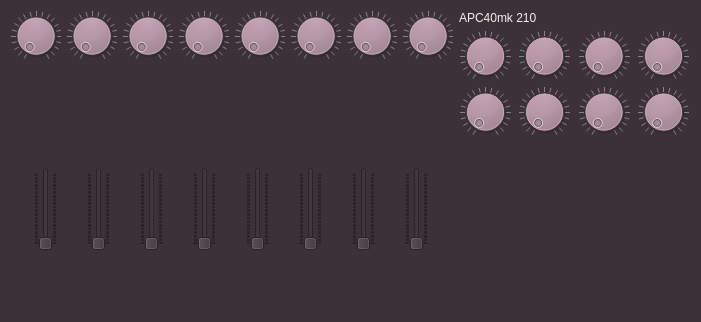
<?xml version="1.0" encoding="UTF-8"?>
<ui version="4.0">
 <class>apc40Mk2Widget</class>
 <widget class="QWidget" name="apc40Mk2Widget">
  <property name="geometry">
   <rect>
    <x>0</x>
    <y>0</y>
    <width>701</width>
    <height>322</height>
   </rect>
  </property>
  <property name="windowTitle">
   <string>Form</string>
  </property>
  <property name="styleSheet">
   <string notr="true">QWidget
{
    color: #f1eff0;
    background-color: #3b3136;
    selection-background-color:#e93dae;
    selection-color: #f1eff0;
    background-clip: border;
    border-image: none;
    border: 0px transparent black;
    outline: 0;
}
QWidget:item:hover
{
    background-color: #e93dae;
    color: #f1eff0;
}

QWidget:item:selected
{
    background-color: #e93dae;
}
</string>
  </property>
  <layout class="QVBoxLayout" name="verticalLayout_3">
   <item>
    <layout class="QHBoxLayout" name="horizontalLayout_5">
     <item>
      <layout class="QVBoxLayout" name="verticalLayout_2">
       <item>
        <layout class="QHBoxLayout" name="horizontalLayout_2">
         <item>
          <widget class="QDial" name="dial_1">
           <property name="sizePolicy">
            <sizepolicy hsizetype="Preferred" vsizetype="Maximum">
             <horstretch>0</horstretch>
             <verstretch>0</verstretch>
            </sizepolicy>
           </property>
           <property name="minimumSize">
            <size>
             <width>50</width>
             <height>50</height>
            </size>
           </property>
           <property name="maximum">
            <number>1000</number>
           </property>
           <property name="notchTarget">
            <double>50.000000000000000</double>
           </property>
           <property name="notchesVisible">
            <bool>true</bool>
           </property>
          </widget>
         </item>
         <item>
          <widget class="QDial" name="dial_2">
           <property name="sizePolicy">
            <sizepolicy hsizetype="Preferred" vsizetype="Maximum">
             <horstretch>0</horstretch>
             <verstretch>0</verstretch>
            </sizepolicy>
           </property>
           <property name="minimumSize">
            <size>
             <width>50</width>
             <height>50</height>
            </size>
           </property>
           <property name="maximum">
            <number>1000</number>
           </property>
           <property name="notchTarget">
            <double>50.000000000000000</double>
           </property>
           <property name="notchesVisible">
            <bool>true</bool>
           </property>
          </widget>
         </item>
         <item>
          <widget class="QDial" name="dial_3">
           <property name="sizePolicy">
            <sizepolicy hsizetype="Preferred" vsizetype="Maximum">
             <horstretch>0</horstretch>
             <verstretch>0</verstretch>
            </sizepolicy>
           </property>
           <property name="minimumSize">
            <size>
             <width>50</width>
             <height>50</height>
            </size>
           </property>
           <property name="maximum">
            <number>1000</number>
           </property>
           <property name="notchTarget">
            <double>50.000000000000000</double>
           </property>
           <property name="notchesVisible">
            <bool>true</bool>
           </property>
          </widget>
         </item>
         <item>
          <widget class="QDial" name="dial_4">
           <property name="sizePolicy">
            <sizepolicy hsizetype="Preferred" vsizetype="Maximum">
             <horstretch>0</horstretch>
             <verstretch>0</verstretch>
            </sizepolicy>
           </property>
           <property name="minimumSize">
            <size>
             <width>50</width>
             <height>50</height>
            </size>
           </property>
           <property name="maximum">
            <number>1000</number>
           </property>
           <property name="notchTarget">
            <double>50.000000000000000</double>
           </property>
           <property name="notchesVisible">
            <bool>true</bool>
           </property>
          </widget>
         </item>
         <item>
          <widget class="QDial" name="dial_5">
           <property name="sizePolicy">
            <sizepolicy hsizetype="Preferred" vsizetype="Maximum">
             <horstretch>0</horstretch>
             <verstretch>0</verstretch>
            </sizepolicy>
           </property>
           <property name="minimumSize">
            <size>
             <width>50</width>
             <height>50</height>
            </size>
           </property>
           <property name="maximum">
            <number>1000</number>
           </property>
           <property name="notchTarget">
            <double>50.000000000000000</double>
           </property>
           <property name="notchesVisible">
            <bool>true</bool>
           </property>
          </widget>
         </item>
         <item>
          <widget class="QDial" name="dial_6">
           <property name="sizePolicy">
            <sizepolicy hsizetype="Preferred" vsizetype="Maximum">
             <horstretch>0</horstretch>
             <verstretch>0</verstretch>
            </sizepolicy>
           </property>
           <property name="minimumSize">
            <size>
             <width>50</width>
             <height>50</height>
            </size>
           </property>
           <property name="maximum">
            <number>1000</number>
           </property>
           <property name="notchTarget">
            <double>50.000000000000000</double>
           </property>
           <property name="notchesVisible">
            <bool>true</bool>
           </property>
          </widget>
         </item>
         <item>
          <widget class="QDial" name="dial_7">
           <property name="sizePolicy">
            <sizepolicy hsizetype="Preferred" vsizetype="Maximum">
             <horstretch>0</horstretch>
             <verstretch>0</verstretch>
            </sizepolicy>
           </property>
           <property name="minimumSize">
            <size>
             <width>50</width>
             <height>50</height>
            </size>
           </property>
           <property name="maximum">
            <number>1000</number>
           </property>
           <property name="notchTarget">
            <double>50.000000000000000</double>
           </property>
           <property name="notchesVisible">
            <bool>true</bool>
           </property>
          </widget>
         </item>
         <item>
          <widget class="QDial" name="dial_8">
           <property name="sizePolicy">
            <sizepolicy hsizetype="Preferred" vsizetype="Maximum">
             <horstretch>0</horstretch>
             <verstretch>0</verstretch>
            </sizepolicy>
           </property>
           <property name="minimumSize">
            <size>
             <width>50</width>
             <height>50</height>
            </size>
           </property>
           <property name="maximum">
            <number>1000</number>
           </property>
           <property name="notchTarget">
            <double>50.000000000000000</double>
           </property>
           <property name="notchesVisible">
            <bool>true</bool>
           </property>
          </widget>
         </item>
        </layout>
       </item>
       <item>
        <layout class="QGridLayout" name="gridLayout">
         <item row="2" column="2">
          <widget class="QPushButton" name="pushButton_20">
           <property name="sizePolicy">
            <sizepolicy hsizetype="Minimum" vsizetype="Minimum">
             <horstretch>0</horstretch>
             <verstretch>0</verstretch>
            </sizepolicy>
           </property>
           <property name="text">
            <string/>
           </property>
          </widget>
         </item>
         <item row="0" column="4">
          <widget class="QPushButton" name="pushButton_5">
           <property name="sizePolicy">
            <sizepolicy hsizetype="Minimum" vsizetype="Minimum">
             <horstretch>0</horstretch>
             <verstretch>0</verstretch>
            </sizepolicy>
           </property>
           <property name="text">
            <string/>
           </property>
          </widget>
         </item>
         <item row="3" column="0">
          <widget class="QPushButton" name="pushButton_25">
           <property name="sizePolicy">
            <sizepolicy hsizetype="Minimum" vsizetype="Minimum">
             <horstretch>0</horstretch>
             <verstretch>0</verstretch>
            </sizepolicy>
           </property>
           <property name="text">
            <string/>
           </property>
          </widget>
         </item>
         <item row="0" column="5">
          <widget class="QPushButton" name="pushButton_6">
           <property name="sizePolicy">
            <sizepolicy hsizetype="Minimum" vsizetype="Minimum">
             <horstretch>0</horstretch>
             <verstretch>0</verstretch>
            </sizepolicy>
           </property>
           <property name="text">
            <string/>
           </property>
          </widget>
         </item>
         <item row="3" column="6">
          <widget class="QPushButton" name="pushButton_28">
           <property name="sizePolicy">
            <sizepolicy hsizetype="Minimum" vsizetype="Minimum">
             <horstretch>0</horstretch>
             <verstretch>0</verstretch>
            </sizepolicy>
           </property>
           <property name="text">
            <string/>
           </property>
          </widget>
         </item>
         <item row="0" column="3">
          <widget class="QPushButton" name="pushButton_4">
           <property name="sizePolicy">
            <sizepolicy hsizetype="Minimum" vsizetype="Minimum">
             <horstretch>0</horstretch>
             <verstretch>0</verstretch>
            </sizepolicy>
           </property>
           <property name="text">
            <string/>
           </property>
          </widget>
         </item>
         <item row="3" column="4">
          <widget class="QPushButton" name="pushButton_27">
           <property name="sizePolicy">
            <sizepolicy hsizetype="Minimum" vsizetype="Minimum">
             <horstretch>0</horstretch>
             <verstretch>0</verstretch>
            </sizepolicy>
           </property>
           <property name="text">
            <string/>
           </property>
          </widget>
         </item>
         <item row="0" column="0">
          <widget class="QPushButton" name="pushButton">
           <property name="sizePolicy">
            <sizepolicy hsizetype="Minimum" vsizetype="Minimum">
             <horstretch>0</horstretch>
             <verstretch>0</verstretch>
            </sizepolicy>
           </property>
           <property name="text">
            <string/>
           </property>
          </widget>
         </item>
         <item row="1" column="4">
          <widget class="QPushButton" name="pushButton_10">
           <property name="sizePolicy">
            <sizepolicy hsizetype="Minimum" vsizetype="Minimum">
             <horstretch>0</horstretch>
             <verstretch>0</verstretch>
            </sizepolicy>
           </property>
           <property name="text">
            <string/>
           </property>
          </widget>
         </item>
         <item row="0" column="7">
          <widget class="QPushButton" name="pushButton_8">
           <property name="sizePolicy">
            <sizepolicy hsizetype="Minimum" vsizetype="Minimum">
             <horstretch>0</horstretch>
             <verstretch>0</verstretch>
            </sizepolicy>
           </property>
           <property name="text">
            <string/>
           </property>
          </widget>
         </item>
         <item row="2" column="4">
          <widget class="QPushButton" name="pushButton_23">
           <property name="sizePolicy">
            <sizepolicy hsizetype="Minimum" vsizetype="Minimum">
             <horstretch>0</horstretch>
             <verstretch>0</verstretch>
            </sizepolicy>
           </property>
           <property name="text">
            <string/>
           </property>
          </widget>
         </item>
         <item row="1" column="2">
          <widget class="QPushButton" name="pushButton_15">
           <property name="sizePolicy">
            <sizepolicy hsizetype="Minimum" vsizetype="Minimum">
             <horstretch>0</horstretch>
             <verstretch>0</verstretch>
            </sizepolicy>
           </property>
           <property name="text">
            <string/>
           </property>
          </widget>
         </item>
         <item row="2" column="7">
          <widget class="QPushButton" name="pushButton_22">
           <property name="sizePolicy">
            <sizepolicy hsizetype="Minimum" vsizetype="Minimum">
             <horstretch>0</horstretch>
             <verstretch>0</verstretch>
            </sizepolicy>
           </property>
           <property name="text">
            <string/>
           </property>
          </widget>
         </item>
         <item row="2" column="6">
          <widget class="QPushButton" name="pushButton_21">
           <property name="sizePolicy">
            <sizepolicy hsizetype="Minimum" vsizetype="Minimum">
             <horstretch>0</horstretch>
             <verstretch>0</verstretch>
            </sizepolicy>
           </property>
           <property name="text">
            <string/>
           </property>
          </widget>
         </item>
         <item row="3" column="5">
          <widget class="QPushButton" name="pushButton_31">
           <property name="sizePolicy">
            <sizepolicy hsizetype="Minimum" vsizetype="Minimum">
             <horstretch>0</horstretch>
             <verstretch>0</verstretch>
            </sizepolicy>
           </property>
           <property name="text">
            <string/>
           </property>
          </widget>
         </item>
         <item row="1" column="3">
          <widget class="QPushButton" name="pushButton_16">
           <property name="sizePolicy">
            <sizepolicy hsizetype="Minimum" vsizetype="Minimum">
             <horstretch>0</horstretch>
             <verstretch>0</verstretch>
            </sizepolicy>
           </property>
           <property name="text">
            <string/>
           </property>
          </widget>
         </item>
         <item row="3" column="2">
          <widget class="QPushButton" name="pushButton_30">
           <property name="sizePolicy">
            <sizepolicy hsizetype="Minimum" vsizetype="Minimum">
             <horstretch>0</horstretch>
             <verstretch>0</verstretch>
            </sizepolicy>
           </property>
           <property name="text">
            <string/>
           </property>
          </widget>
         </item>
         <item row="2" column="1">
          <widget class="QPushButton" name="pushButton_24">
           <property name="sizePolicy">
            <sizepolicy hsizetype="Minimum" vsizetype="Minimum">
             <horstretch>0</horstretch>
             <verstretch>0</verstretch>
            </sizepolicy>
           </property>
           <property name="text">
            <string/>
           </property>
          </widget>
         </item>
         <item row="3" column="7">
          <widget class="QPushButton" name="pushButton_29">
           <property name="sizePolicy">
            <sizepolicy hsizetype="Minimum" vsizetype="Minimum">
             <horstretch>0</horstretch>
             <verstretch>0</verstretch>
            </sizepolicy>
           </property>
           <property name="text">
            <string/>
           </property>
          </widget>
         </item>
         <item row="1" column="5">
          <widget class="QPushButton" name="pushButton_11">
           <property name="sizePolicy">
            <sizepolicy hsizetype="Minimum" vsizetype="Minimum">
             <horstretch>0</horstretch>
             <verstretch>0</verstretch>
            </sizepolicy>
           </property>
           <property name="text">
            <string/>
           </property>
          </widget>
         </item>
         <item row="3" column="3">
          <widget class="QPushButton" name="pushButton_26">
           <property name="sizePolicy">
            <sizepolicy hsizetype="Minimum" vsizetype="Minimum">
             <horstretch>0</horstretch>
             <verstretch>0</verstretch>
            </sizepolicy>
           </property>
           <property name="text">
            <string/>
           </property>
          </widget>
         </item>
         <item row="0" column="2">
          <widget class="QPushButton" name="pushButton_3">
           <property name="sizePolicy">
            <sizepolicy hsizetype="Minimum" vsizetype="Minimum">
             <horstretch>0</horstretch>
             <verstretch>0</verstretch>
            </sizepolicy>
           </property>
           <property name="text">
            <string/>
           </property>
          </widget>
         </item>
         <item row="1" column="6">
          <widget class="QPushButton" name="pushButton_12">
           <property name="sizePolicy">
            <sizepolicy hsizetype="Minimum" vsizetype="Minimum">
             <horstretch>0</horstretch>
             <verstretch>0</verstretch>
            </sizepolicy>
           </property>
           <property name="text">
            <string/>
           </property>
          </widget>
         </item>
         <item row="1" column="7">
          <widget class="QPushButton" name="pushButton_9">
           <property name="sizePolicy">
            <sizepolicy hsizetype="Minimum" vsizetype="Minimum">
             <horstretch>0</horstretch>
             <verstretch>0</verstretch>
            </sizepolicy>
           </property>
           <property name="text">
            <string/>
           </property>
          </widget>
         </item>
         <item row="2" column="0">
          <widget class="QPushButton" name="pushButton_17">
           <property name="sizePolicy">
            <sizepolicy hsizetype="Minimum" vsizetype="Minimum">
             <horstretch>0</horstretch>
             <verstretch>0</verstretch>
            </sizepolicy>
           </property>
           <property name="text">
            <string/>
           </property>
          </widget>
         </item>
         <item row="2" column="5">
          <widget class="QPushButton" name="pushButton_18">
           <property name="sizePolicy">
            <sizepolicy hsizetype="Minimum" vsizetype="Minimum">
             <horstretch>0</horstretch>
             <verstretch>0</verstretch>
            </sizepolicy>
           </property>
           <property name="text">
            <string/>
           </property>
          </widget>
         </item>
         <item row="3" column="1">
          <widget class="QPushButton" name="pushButton_32">
           <property name="sizePolicy">
            <sizepolicy hsizetype="Minimum" vsizetype="Minimum">
             <horstretch>0</horstretch>
             <verstretch>0</verstretch>
            </sizepolicy>
           </property>
           <property name="text">
            <string/>
           </property>
          </widget>
         </item>
         <item row="1" column="1">
          <widget class="QPushButton" name="pushButton_13">
           <property name="sizePolicy">
            <sizepolicy hsizetype="Minimum" vsizetype="Minimum">
             <horstretch>0</horstretch>
             <verstretch>0</verstretch>
            </sizepolicy>
           </property>
           <property name="text">
            <string/>
           </property>
          </widget>
         </item>
         <item row="0" column="1">
          <widget class="QPushButton" name="pushButton_2">
           <property name="sizePolicy">
            <sizepolicy hsizetype="Minimum" vsizetype="Minimum">
             <horstretch>0</horstretch>
             <verstretch>0</verstretch>
            </sizepolicy>
           </property>
           <property name="text">
            <string/>
           </property>
          </widget>
         </item>
         <item row="0" column="6">
          <widget class="QPushButton" name="pushButton_7">
           <property name="sizePolicy">
            <sizepolicy hsizetype="Minimum" vsizetype="Minimum">
             <horstretch>0</horstretch>
             <verstretch>0</verstretch>
            </sizepolicy>
           </property>
           <property name="text">
            <string/>
           </property>
          </widget>
         </item>
         <item row="2" column="3">
          <widget class="QPushButton" name="pushButton_19">
           <property name="sizePolicy">
            <sizepolicy hsizetype="Minimum" vsizetype="Minimum">
             <horstretch>0</horstretch>
             <verstretch>0</verstretch>
            </sizepolicy>
           </property>
           <property name="text">
            <string/>
           </property>
          </widget>
         </item>
         <item row="1" column="0">
          <widget class="QPushButton" name="pushButton_14">
           <property name="sizePolicy">
            <sizepolicy hsizetype="Minimum" vsizetype="Minimum">
             <horstretch>0</horstretch>
             <verstretch>0</verstretch>
            </sizepolicy>
           </property>
           <property name="text">
            <string/>
           </property>
          </widget>
         </item>
         <item row="4" column="0">
          <widget class="QPushButton" name="pushButton_33">
           <property name="sizePolicy">
            <sizepolicy hsizetype="Minimum" vsizetype="Minimum">
             <horstretch>0</horstretch>
             <verstretch>0</verstretch>
            </sizepolicy>
           </property>
           <property name="text">
            <string/>
           </property>
          </widget>
         </item>
         <item row="4" column="1">
          <widget class="QPushButton" name="pushButton_40">
           <property name="sizePolicy">
            <sizepolicy hsizetype="Minimum" vsizetype="Minimum">
             <horstretch>0</horstretch>
             <verstretch>0</verstretch>
            </sizepolicy>
           </property>
           <property name="text">
            <string/>
           </property>
          </widget>
         </item>
         <item row="4" column="2">
          <widget class="QPushButton" name="pushButton_34">
           <property name="sizePolicy">
            <sizepolicy hsizetype="Minimum" vsizetype="Minimum">
             <horstretch>0</horstretch>
             <verstretch>0</verstretch>
            </sizepolicy>
           </property>
           <property name="text">
            <string/>
           </property>
          </widget>
         </item>
         <item row="4" column="3">
          <widget class="QPushButton" name="pushButton_38">
           <property name="sizePolicy">
            <sizepolicy hsizetype="Minimum" vsizetype="Minimum">
             <horstretch>0</horstretch>
             <verstretch>0</verstretch>
            </sizepolicy>
           </property>
           <property name="text">
            <string/>
           </property>
          </widget>
         </item>
         <item row="4" column="4">
          <widget class="QPushButton" name="pushButton_36">
           <property name="sizePolicy">
            <sizepolicy hsizetype="Minimum" vsizetype="Minimum">
             <horstretch>0</horstretch>
             <verstretch>0</verstretch>
            </sizepolicy>
           </property>
           <property name="text">
            <string/>
           </property>
          </widget>
         </item>
         <item row="4" column="5">
          <widget class="QPushButton" name="pushButton_39">
           <property name="sizePolicy">
            <sizepolicy hsizetype="Minimum" vsizetype="Minimum">
             <horstretch>0</horstretch>
             <verstretch>0</verstretch>
            </sizepolicy>
           </property>
           <property name="text">
            <string/>
           </property>
          </widget>
         </item>
         <item row="4" column="6">
          <widget class="QPushButton" name="pushButton_37">
           <property name="sizePolicy">
            <sizepolicy hsizetype="Minimum" vsizetype="Minimum">
             <horstretch>0</horstretch>
             <verstretch>0</verstretch>
            </sizepolicy>
           </property>
           <property name="text">
            <string/>
           </property>
          </widget>
         </item>
         <item row="4" column="7">
          <widget class="QPushButton" name="pushButton_35">
           <property name="sizePolicy">
            <sizepolicy hsizetype="Minimum" vsizetype="Minimum">
             <horstretch>0</horstretch>
             <verstretch>0</verstretch>
            </sizepolicy>
           </property>
           <property name="text">
            <string/>
           </property>
          </widget>
         </item>
        </layout>
       </item>
       <item>
        <layout class="QHBoxLayout" name="horizontalLayout">
         <item>
          <widget class="QSlider" name="verticalSlider_1">
           <property name="sizePolicy">
            <sizepolicy hsizetype="Fixed" vsizetype="MinimumExpanding">
             <horstretch>0</horstretch>
             <verstretch>0</verstretch>
            </sizepolicy>
           </property>
           <property name="maximum">
            <number>1000</number>
           </property>
           <property name="orientation">
            <enum>Qt::Vertical</enum>
           </property>
           <property name="tickPosition">
            <enum>QSlider::TicksBothSides</enum>
           </property>
           <property name="tickInterval">
            <number>20</number>
           </property>
          </widget>
         </item>
         <item>
          <widget class="QSlider" name="verticalSlider_2">
           <property name="sizePolicy">
            <sizepolicy hsizetype="Fixed" vsizetype="MinimumExpanding">
             <horstretch>0</horstretch>
             <verstretch>0</verstretch>
            </sizepolicy>
           </property>
           <property name="maximum">
            <number>1000</number>
           </property>
           <property name="orientation">
            <enum>Qt::Vertical</enum>
           </property>
           <property name="tickPosition">
            <enum>QSlider::TicksBothSides</enum>
           </property>
           <property name="tickInterval">
            <number>20</number>
           </property>
          </widget>
         </item>
         <item>
          <widget class="QSlider" name="verticalSlider_3">
           <property name="sizePolicy">
            <sizepolicy hsizetype="Fixed" vsizetype="MinimumExpanding">
             <horstretch>0</horstretch>
             <verstretch>0</verstretch>
            </sizepolicy>
           </property>
           <property name="maximum">
            <number>1000</number>
           </property>
           <property name="orientation">
            <enum>Qt::Vertical</enum>
           </property>
           <property name="tickPosition">
            <enum>QSlider::TicksBothSides</enum>
           </property>
           <property name="tickInterval">
            <number>20</number>
           </property>
          </widget>
         </item>
         <item>
          <widget class="QSlider" name="verticalSlider_4">
           <property name="sizePolicy">
            <sizepolicy hsizetype="Fixed" vsizetype="MinimumExpanding">
             <horstretch>0</horstretch>
             <verstretch>0</verstretch>
            </sizepolicy>
           </property>
           <property name="maximum">
            <number>1000</number>
           </property>
           <property name="orientation">
            <enum>Qt::Vertical</enum>
           </property>
           <property name="tickPosition">
            <enum>QSlider::TicksBothSides</enum>
           </property>
           <property name="tickInterval">
            <number>20</number>
           </property>
          </widget>
         </item>
         <item>
          <widget class="QSlider" name="verticalSlider_5">
           <property name="sizePolicy">
            <sizepolicy hsizetype="Fixed" vsizetype="MinimumExpanding">
             <horstretch>0</horstretch>
             <verstretch>0</verstretch>
            </sizepolicy>
           </property>
           <property name="maximum">
            <number>1000</number>
           </property>
           <property name="orientation">
            <enum>Qt::Vertical</enum>
           </property>
           <property name="tickPosition">
            <enum>QSlider::TicksBothSides</enum>
           </property>
           <property name="tickInterval">
            <number>20</number>
           </property>
          </widget>
         </item>
         <item>
          <widget class="QSlider" name="verticalSlider_6">
           <property name="sizePolicy">
            <sizepolicy hsizetype="Fixed" vsizetype="MinimumExpanding">
             <horstretch>0</horstretch>
             <verstretch>0</verstretch>
            </sizepolicy>
           </property>
           <property name="maximum">
            <number>1000</number>
           </property>
           <property name="orientation">
            <enum>Qt::Vertical</enum>
           </property>
           <property name="tickPosition">
            <enum>QSlider::TicksBothSides</enum>
           </property>
           <property name="tickInterval">
            <number>20</number>
           </property>
          </widget>
         </item>
         <item>
          <widget class="QSlider" name="verticalSlider_7">
           <property name="sizePolicy">
            <sizepolicy hsizetype="Fixed" vsizetype="MinimumExpanding">
             <horstretch>0</horstretch>
             <verstretch>0</verstretch>
            </sizepolicy>
           </property>
           <property name="maximum">
            <number>1000</number>
           </property>
           <property name="orientation">
            <enum>Qt::Vertical</enum>
           </property>
           <property name="tickPosition">
            <enum>QSlider::TicksBothSides</enum>
           </property>
           <property name="tickInterval">
            <number>20</number>
           </property>
          </widget>
         </item>
         <item>
          <widget class="QSlider" name="verticalSlider_8">
           <property name="sizePolicy">
            <sizepolicy hsizetype="Fixed" vsizetype="MinimumExpanding">
             <horstretch>0</horstretch>
             <verstretch>0</verstretch>
            </sizepolicy>
           </property>
           <property name="maximum">
            <number>1000</number>
           </property>
           <property name="orientation">
            <enum>Qt::Vertical</enum>
           </property>
           <property name="tickPosition">
            <enum>QSlider::TicksBothSides</enum>
           </property>
           <property name="tickInterval">
            <number>20</number>
           </property>
          </widget>
         </item>
        </layout>
       </item>
       <item>
        <spacer name="verticalSpacer_2">
         <property name="orientation">
          <enum>Qt::Vertical</enum>
         </property>
         <property name="sizeHint" stdset="0">
          <size>
           <width>20</width>
           <height>400</height>
          </size>
         </property>
        </spacer>
       </item>
      </layout>
     </item>
     <item>
      <layout class="QVBoxLayout" name="verticalLayout">
       <item>
        <widget class="QLabel" name="label">
         <property name="text">
          <string>APC40mk 210</string>
         </property>
        </widget>
       </item>
       <item>
        <layout class="QHBoxLayout" name="horizontalLayout_3">
         <item>
          <widget class="QDial" name="dial_9">
           <property name="sizePolicy">
            <sizepolicy hsizetype="Preferred" vsizetype="Maximum">
             <horstretch>0</horstretch>
             <verstretch>0</verstretch>
            </sizepolicy>
           </property>
           <property name="minimumSize">
            <size>
             <width>50</width>
             <height>50</height>
            </size>
           </property>
           <property name="maximum">
            <number>1000</number>
           </property>
           <property name="notchTarget">
            <double>50.000000000000000</double>
           </property>
           <property name="notchesVisible">
            <bool>true</bool>
           </property>
          </widget>
         </item>
         <item>
          <widget class="QDial" name="dial_12">
           <property name="sizePolicy">
            <sizepolicy hsizetype="Preferred" vsizetype="Maximum">
             <horstretch>0</horstretch>
             <verstretch>0</verstretch>
            </sizepolicy>
           </property>
           <property name="minimumSize">
            <size>
             <width>50</width>
             <height>50</height>
            </size>
           </property>
           <property name="maximum">
            <number>1000</number>
           </property>
           <property name="notchTarget">
            <double>50.000000000000000</double>
           </property>
           <property name="notchesVisible">
            <bool>true</bool>
           </property>
          </widget>
         </item>
         <item>
          <widget class="QDial" name="dial_11">
           <property name="sizePolicy">
            <sizepolicy hsizetype="Preferred" vsizetype="Maximum">
             <horstretch>0</horstretch>
             <verstretch>0</verstretch>
            </sizepolicy>
           </property>
           <property name="minimumSize">
            <size>
             <width>50</width>
             <height>50</height>
            </size>
           </property>
           <property name="maximum">
            <number>1000</number>
           </property>
           <property name="notchTarget">
            <double>50.000000000000000</double>
           </property>
           <property name="notchesVisible">
            <bool>true</bool>
           </property>
          </widget>
         </item>
         <item>
          <widget class="QDial" name="dial_10">
           <property name="sizePolicy">
            <sizepolicy hsizetype="Preferred" vsizetype="Maximum">
             <horstretch>0</horstretch>
             <verstretch>0</verstretch>
            </sizepolicy>
           </property>
           <property name="minimumSize">
            <size>
             <width>50</width>
             <height>50</height>
            </size>
           </property>
           <property name="maximum">
            <number>1000</number>
           </property>
           <property name="notchTarget">
            <double>50.000000000000000</double>
           </property>
           <property name="notchesVisible">
            <bool>true</bool>
           </property>
          </widget>
         </item>
        </layout>
       </item>
       <item>
        <layout class="QHBoxLayout" name="horizontalLayout_4">
         <item>
          <widget class="QDial" name="dial_13">
           <property name="sizePolicy">
            <sizepolicy hsizetype="Preferred" vsizetype="Maximum">
             <horstretch>0</horstretch>
             <verstretch>0</verstretch>
            </sizepolicy>
           </property>
           <property name="minimumSize">
            <size>
             <width>50</width>
             <height>50</height>
            </size>
           </property>
           <property name="maximum">
            <number>1000</number>
           </property>
           <property name="notchTarget">
            <double>50.000000000000000</double>
           </property>
           <property name="notchesVisible">
            <bool>true</bool>
           </property>
          </widget>
         </item>
         <item>
          <widget class="QDial" name="dial_16">
           <property name="sizePolicy">
            <sizepolicy hsizetype="Preferred" vsizetype="Maximum">
             <horstretch>0</horstretch>
             <verstretch>0</verstretch>
            </sizepolicy>
           </property>
           <property name="minimumSize">
            <size>
             <width>50</width>
             <height>50</height>
            </size>
           </property>
           <property name="maximum">
            <number>1000</number>
           </property>
           <property name="notchTarget">
            <double>50.000000000000000</double>
           </property>
           <property name="notchesVisible">
            <bool>true</bool>
           </property>
          </widget>
         </item>
         <item>
          <widget class="QDial" name="dial_15">
           <property name="sizePolicy">
            <sizepolicy hsizetype="Preferred" vsizetype="Maximum">
             <horstretch>0</horstretch>
             <verstretch>0</verstretch>
            </sizepolicy>
           </property>
           <property name="minimumSize">
            <size>
             <width>50</width>
             <height>50</height>
            </size>
           </property>
           <property name="maximum">
            <number>1000</number>
           </property>
           <property name="notchTarget">
            <double>50.000000000000000</double>
           </property>
           <property name="notchesVisible">
            <bool>true</bool>
           </property>
          </widget>
         </item>
         <item>
          <widget class="QDial" name="dial_14">
           <property name="sizePolicy">
            <sizepolicy hsizetype="Preferred" vsizetype="Maximum">
             <horstretch>0</horstretch>
             <verstretch>0</verstretch>
            </sizepolicy>
           </property>
           <property name="minimumSize">
            <size>
             <width>50</width>
             <height>50</height>
            </size>
           </property>
           <property name="maximum">
            <number>1000</number>
           </property>
           <property name="notchTarget">
            <double>50.000000000000000</double>
           </property>
           <property name="notchesVisible">
            <bool>true</bool>
           </property>
          </widget>
         </item>
        </layout>
       </item>
       <item>
        <spacer name="verticalSpacer">
         <property name="orientation">
          <enum>Qt::Vertical</enum>
         </property>
         <property name="sizeType">
          <enum>QSizePolicy::Maximum</enum>
         </property>
         <property name="sizeHint" stdset="0">
          <size>
           <width>20</width>
           <height>400</height>
          </size>
         </property>
        </spacer>
       </item>
      </layout>
     </item>
    </layout>
   </item>
  </layout>
 </widget>
 <resources/>
 <connections/>
</ui>
